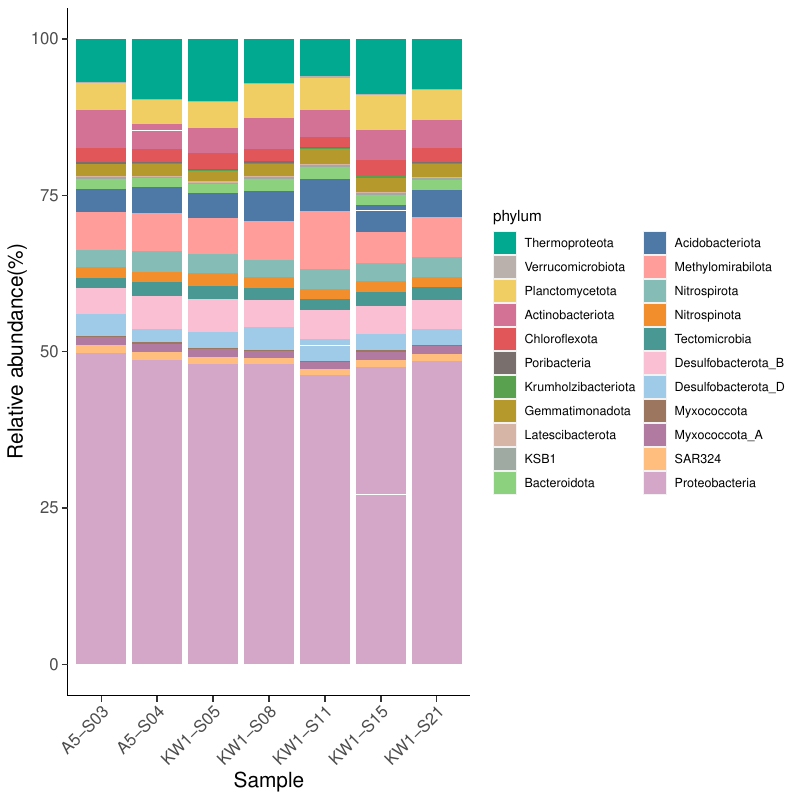

Reproduce this figure in R.
library(ggplot2)
library(reshape2)

data <- read.csv("merge_phylum.csv", header = T, check.names = F, row.names = 1)

df <- melt(data)
df$phylum <- factor(df$phylum,levels = c("Thermoproteota","Verrucomicrobiota","Planctomycetota","Actinobacteriota","Chloroflexota","Poribacteria","Krumholzibacteriota","Gemmatimonadota","Latescibacterota","KSB1","Bacteroidota","Acidobacteriota","Methylomirabilota","Nitrospirota","Nitrospinota","Tectomicrobia","Desulfobacterota_B","Desulfobacterota_D","Myxococcota","Myxococcota_A","SAR324","Proteobacteria"))
mycol <- c("#00a98f","#bab0ac","#f1ce63","#d37295","#e15759","#79706e","#59a14f","#b6992d","#d7b5a6","#9faaa2","#8cd17d","#4e79a7","#ff9d9a","#86bcb6","#f28e2b","#499894","#fabfd2","#a0cbe8","#9d7660","#b07aa1","#ffbe7d","#d4a6c8")

p <- ggplot(df, aes(x=variable, y=value, fill=phylum)) + geom_bar(stat = "identity",position ="stack") +
  scale_fill_manual(values=mycol) + labs(x = "Sample" , y = "Relative abundance(%)") +
  theme(axis.title=element_text(size=15),axis.text.x = element_text(angle=45, hjust = 1, vjust = 1 ,size = 12),
        axis.text.y = element_text(size = 12),axis.ticks.length=unit(0.15,'cm') ,
      panel.background = element_blank(),axis.line = element_line(color = "black"))
p
ggsave("phylum-bar.pdf",p,width = 8,height = 8)
